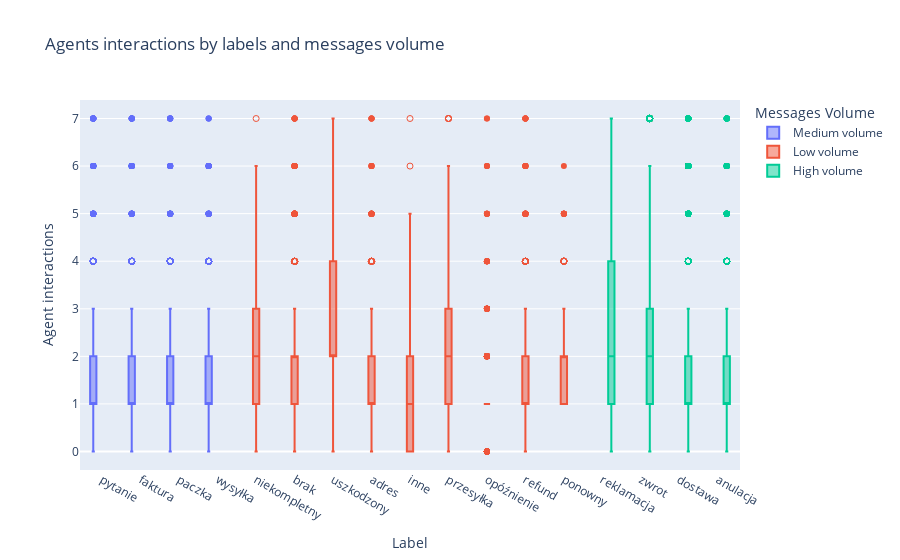

Source (notebook cell):
### Markdown cell above
The plotted distribution of labels by days reveals that approximately 25% to 33% of incoming messages occur outside regular working hours. Remarkably, the message influx remains consistent, demonstrating minimal dependency on the day of the week. However, during weekends, there is an uptick to nearly 50% of the usual volume observed on regular working days. It's recommended to conduct further analysis specifically on weekend messages, focusing on identifying fields that could benefit from automation.

### Code cell
interactions = pd.DataFrame(all_cus_go[['Agent interactions', 'final_label']])

high_volume = ['dostawa', 'zwrot', 'anulacja', 'reklamacja']
medium_volume = ['pytanie', 'faktura', 'wysyłka', 'paczka']

interactions['volume'] = ['High volume' if row in high_volume else 'Medium volume' if row in medium_volume else 'Low volume' for row in interactions['final_label']]

upper_bound = interactions['Agent interactions'].quantile(0.975)

interactions_filtered = interactions[
    (interactions['Agent interactions'] <= upper_bound)
]

fig = px.box(interactions_filtered, x='final_label', y='Agent interactions',
    points='suspectedoutliers', color='volume',
    labels={'final_label':'Label', 'volume' : 'Messages Volume'},
    title="Agents interactions by labels and messages volume"
)
fig.show()

### Figure 1 — Plotly figure (JSON) as saved in the notebook; plotly's stock layout.template omitted (floating-point values rounded to 4 significant figures; data arrays with more than 128 entries replaced by an {"elided": "..."} marker saying what was removed)
{"data": [{"alignmentgroup": "True", "boxpoints": "suspectedoutliers", "hovertemplate": "Messages Volume=Medium volume<br>Label=%{x}<br>Agent interactions=%{y}<extra></extra>", "legendgroup": "Medium volume", "marker": {"color": "#636efa"}, "name": "Medium volume", "notched": false, "offsetgroup": "Medium volume", "orientation": "v", "showlegend": true, "type": "box", "x": {"elided": "7015 str values"}, "x0": " ", "xaxis": "x", "y": {"elided": "7015 int values"}, "y0": " ", "yaxis": "y"}, {"alignmentgroup": "True", "boxpoints": "suspectedoutliers", "hovertemplate": "Messages Volume=Low volume<br>Label=%{x}<br>Agent interactions=%{y}<extra></extra>", "legendgroup": "Low volume", "marker": {"color": "#EF553B"}, "name": "Low volume", "notched": false, "offsetgroup": "Low volume", "orientation": "v", "showlegend": true, "type": "box", "x": {"elided": "26940 str values"}, "x0": " ", "xaxis": "x", "y": {"elided": "26940 int values"}, "y0": " ", "yaxis": "y"}, {"alignmentgroup": "True", "boxpoints": "suspectedoutliers", "hovertemplate": "Messages Volume=High volume<br>Label=%{x}<br>Agent interactions=%{y}<extra></extra>", "legendgroup": "High volume", "marker": {"color": "#00cc96"}, "name": "High volume", "notched": false, "offsetgroup": "High volume", "orientation": "v", "showlegend": true, "type": "box", "x": {"elided": "23561 str values"}, "x0": " ", "xaxis": "x", "y": {"elided": "23561 int values"}, "y0": " ", "yaxis": "y"}], "layout": {"boxmode": "group", "legend": {"title": {"text": "Messages Volume"}, "tracegroupgap": 0}, "title": {"text": "Agents interactions by labels and messages volume"}, "xaxis": {"anchor": "y", "domain": [0, 1], "title": {"text": "Label"}}, "yaxis": {"anchor": "x", "domain": [0, 1], "title": {"text": "Agent interactions"}}}}
